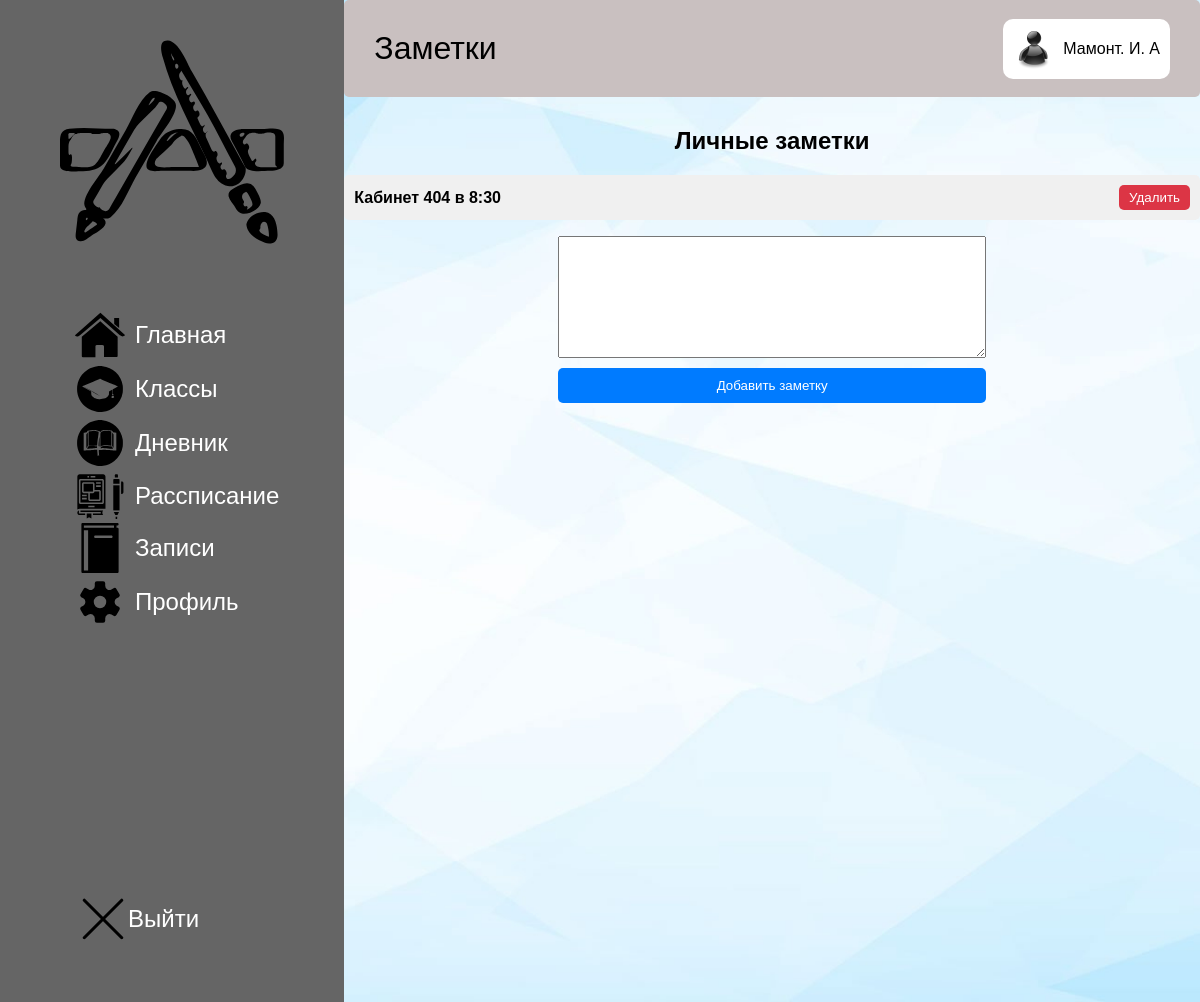
Page /diplom/Web/note.php (signed in) on the committed database.
### tables this page shows
CREATE TABLE `users` (
  `id` int(11) NOT NULL,
  `username` varchar(255) NOT NULL,
  `name` varchar(255) NOT NULL,
  `lastname` varchar(255) NOT NULL,
  `surname` varchar(255) NOT NULL,
  `password` varchar(255) NOT NULL,
  `role` varchar(255) NOT NULL
);

CREATE TABLE `notes` (
  `id` int(11) NOT NULL,
  `user_id` int(11) NOT NULL,
  `note` text NOT NULL,
  `created_at` timestamp NOT NULL DEFAULT current_timestamp()
);

### diplom/Bd/brain.php (called while the page is built, shortened)
<?php
function getUserInfoById($id){
    global $connection;
    $stmt = $connection->prepare("SELECT * FROM users WHERE id = :id");
    $stmt->bindParam(':id', $id, PDO::PARAM_INT);
    $stmt->execute();
    $result = $stmt->fetch(PDO::FETCH_ASSOC);
    return $result;
}

### diplom/Web/note.php (the view, shortened to what this page needs)
<?php
if(!isset($_SESSION['user_id']) || isset($_GET['logout'])){
    $_SESSION['user_id'] = null;
    header('Location: login.php');
    exit;
} else {
    include('../Bd/pdo.php');
    include('../Bd/brain.php');
}
?>
<!doctype html>
<html lang="ru">
<head>
    <link rel="stylesheet" href="../css/Style.css">
</head>
<body>
<div class="main-design container">
    <div class="left-part">
        <a href="Main.php"><div class="logo"><img src="../img/Group.svg" alt=""></div></a>
        <div class="main_menu">
            <a href="Main.php"><div><img src="../img/Главная.svg" alt="">Главная</div></a>
            <a href="Group.php"><div><img src="../img/Группы.svg" alt="">Классы</div></a>
            <a href="Tables.php"><div><img src="../img/Журнал.svg" alt="">Дневник</div></a>
            <a href="write.php"><div><img src="../img/write_day.svg" alt="">Рассписание</div></a>
            <a href="note.php"><div><img src="../img/personal.svg" alt="">Записи</div></a>
            <a href="Profile.php"><div><img src="../img/Настройки.svg" alt="">Профиль</div></a>
        </div>
        <a href="?logout=1" class="logout"><div class="main_podval"><img src="../img/Выйти.svg" alt="">Выйти</div></a>
    </div>
    <div class="right-part">
        <div class="part_header">
            <span>Заметки</span>
            <?php
            $info = getUserInfoById($_SESSION['user_id']);
            ?>
            <div class="logUserInformation">
                <img src="../img/user_img.png" alt="" width="40">
                <label><?php echo $info['lastname'].'. '.mb_substr($info['name'], 0, 1).'. '.mb_substr($info['surname'], 0, 1)?> </label>
            </div>
        </div>
        <div class="part_bottom">
            <h2 align=center>Личные заметки</h2>
            <?php
            $user_id = $_SESSION['user_id'];
            $stmt = $pdo->prepare("SELECT id, note, created_at FROM notes WHERE user_id = ? ORDER BY created_at DESC");
            $stmt->execute([$user_id]);
            $notes = $stmt->fetchAll(PDO::FETCH_ASSOC);
            echo "<ul class='notes-list'>";
            foreach ($notes as $note) {
                echo "<li>";
                echo "<strong>" . htmlspecialchars($note['note']) . "</strong>";
                echo "<button class='delete-button' onclick='deleteNote({$note['id']})'>Удалить</button>";
                echo "</li>";
            }
            echo "</ul>";
            ?>
            <form id="add-note-form" class="note-form" method="post" action="add_note.php">
                <textarea name="note" required></textarea>
                <input type="submit" value="Добавить заметку">
            </form>
        </div>
    </div>
</div>
</body>
</html>

### diplom/css/Style.css (style rules this page uses)
body { margin: 0; padding: 0; font-family: Arial; overflow: hidden; }
a { color: rgb(255 0 0); text-decoration: none; transition: color 0.5s; }
.main-design { display: flex; transition: filter 0.3s ease; background-image: url('../data/background.jpg'); background-size: cover; background-position: center; background-repeat: no-repeat; }
.left-part { background-color: rgb(101 101 101); padding: 30px; }
.main_menu div { display: flex; align-items: center; color: white; font-size: 24px; margin: -3px 25px; }
.main_menu img { fill: white; width: 50px; padding: 0 10px; }
.main_menu a { display: block; border-radius: 5px; padding: 5px 10px; }
.logo { margin: 0 30px 50px; }
.right-part { height: 100%; width: 100%; display: flex; align-items: center; justify-content: center; flex-direction: column; }
.part_header { height: 10%; width: 100%; background-color:rgb(201 192 192); border-radius: 5px; display: flex; justify-content: space-between; align-items: center; }
.part_header span { color: rgb(0, 0, 0); font-size: 32px; margin: 0 30px; }
.part_bottom { max-height: 100%; overflow-y: auto; height: 90%; width: 100%; margin-bottom: 30px; scrollbar-width: thin; scrollbar-color: #ccc #fff; }
.container { max-width: 1920px; width: 100%; height: 62.6em; max-height: 1080px; margin: auto; background-color: #f0f0f0; }
.logout { margin: 30em 0 0 0; }
.logUserInformation { background-color: #ffffff; padding: 10px; border-radius: 10px; margin: 0 30px 0; display: flex; align-items: center; }
.logUserInformation img { margin: 0 10px 0 0; }

### diplom/Web/note.php (style rules this page uses)
.main_podval { display: flex; align-items: center; color: white; font-size: 24px; margin: 265px 48px; fill: white; width: 50px; padding: 5 10px; }
.notes-list { list-style: none; padding: 0; }
.notes-list li { background-color: #f0f0f0; margin-bottom: 10px; padding: 10px; border-radius: 5px; cursor: pointer; display: flex; justify-content: space-between; align-items: center; }
.note-form { display: flex; flex-direction: column; width: 50%; margin: auto; }
.note-form textarea { margin-bottom: 10px; padding: 10px; resize: vertical; height: 100px; }
.note-form input[type="submit"] { padding: 10px; background-color: #007bff; color: white; border: none; border-radius: 5px; cursor: pointer; }
.delete-button { background-color: #dc3545; color: white; border: none; border-radius: 5px; padding: 5px 10px; cursor: pointer; }

### rows in the picture
users: lastname "Мамонт", name "И", surname "А"
notes: note "Кабинет 404 в 8:30"
